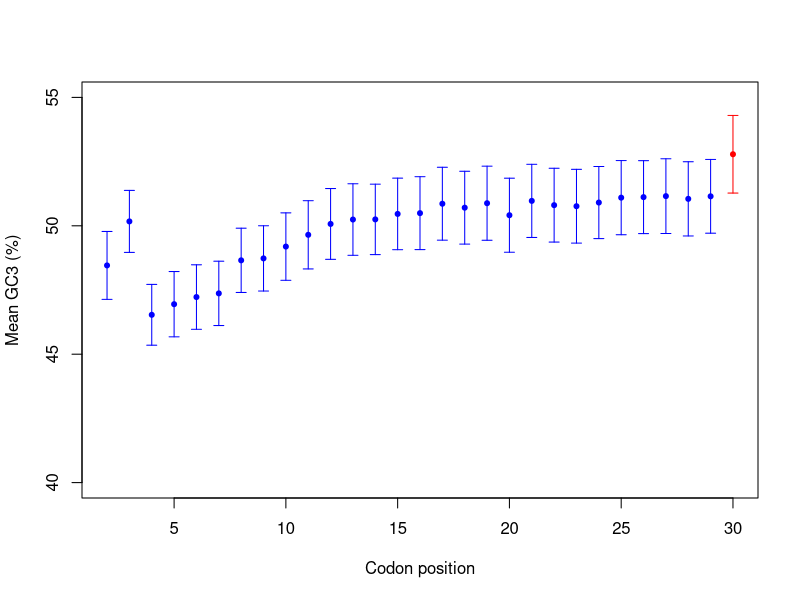

This chart was generated by the following R code:
#Figure 8

data1 <- read.csv("Hyperthermophiles_GC3.csv",header=T)
attach(data1)

dims <- dim(data1)

m.gc<-c()
sd.gc<-c()
sem.gc<-c()
x<-c(2:30)

for (i in c(4:dims[2])){
gc<- unlist(data1[i]) * 100

m.gc<-c(m.gc,mean(gc))

sd.1<-sd(gc)
sd.gc<-c(sd.gc,sd.1)
sem.1<-sd.1/sqrt(length(gc))
sem.gc<-c(sem.gc,sem.1)

}

core.gc<-unlist(data1$Core_GC) * 100
m.gc<-c(m.gc,mean(core.gc))
sd.gc<-c(sd.gc,sd(core.gc))
sem.gc<-c(sem.gc,sd(core.gc)/sqrt(length(core.gc)))

col_v.1 <- rep("blue",28)
col_v <-c(col_v.1,"red")

pdf("Fig8_Hyperthermophiles.pdf")
plot(x,m.gc, pch=20,col=col_v, xlab="Codon position", ylab="Mean GC3 (%)", ylim=c(40,55))
arrows(x,m.gc+sem.gc,x,m.gc-sem.gc,length=0.05, angle=90, code=3, col=col_v)
dev.off()

